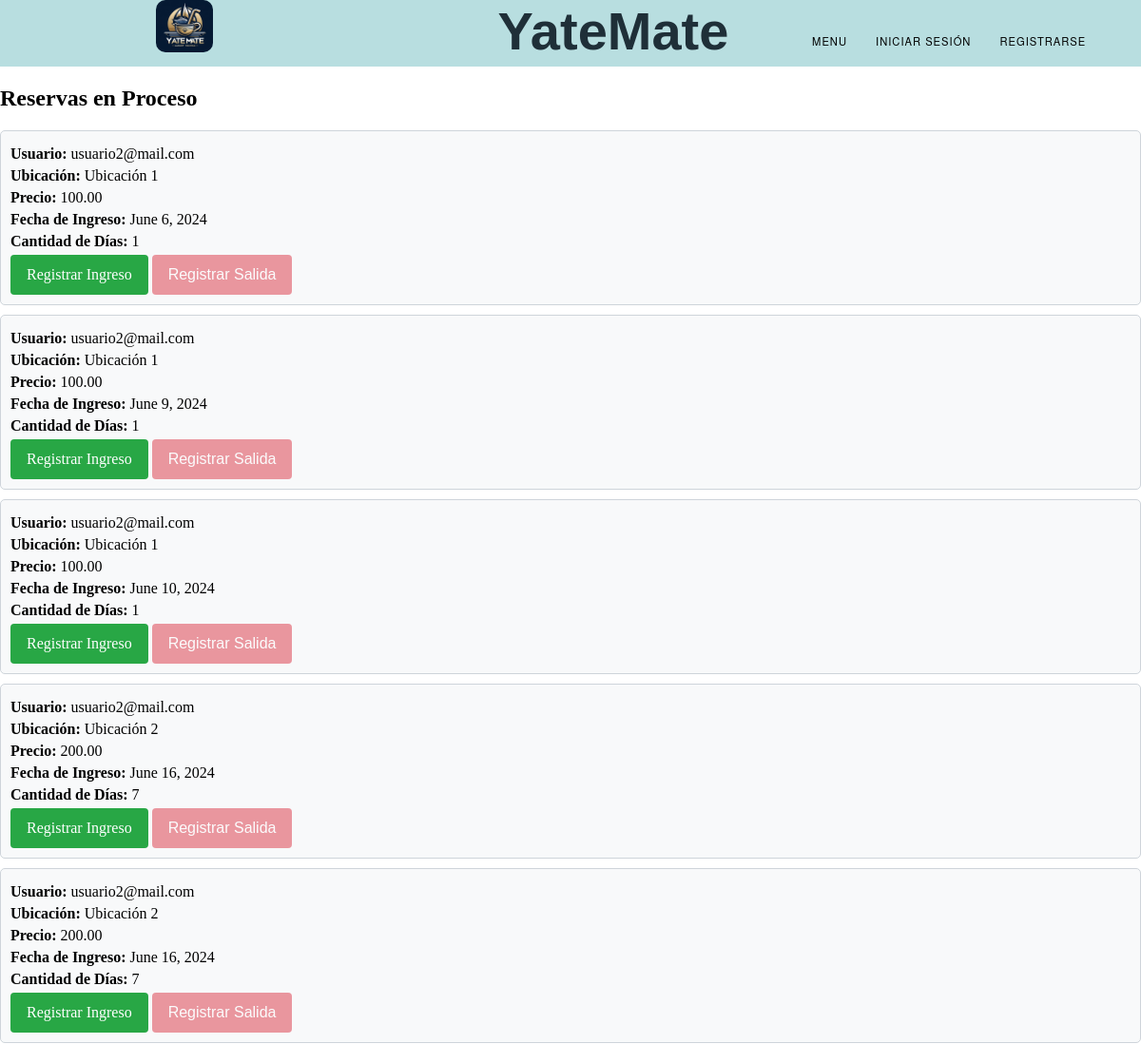
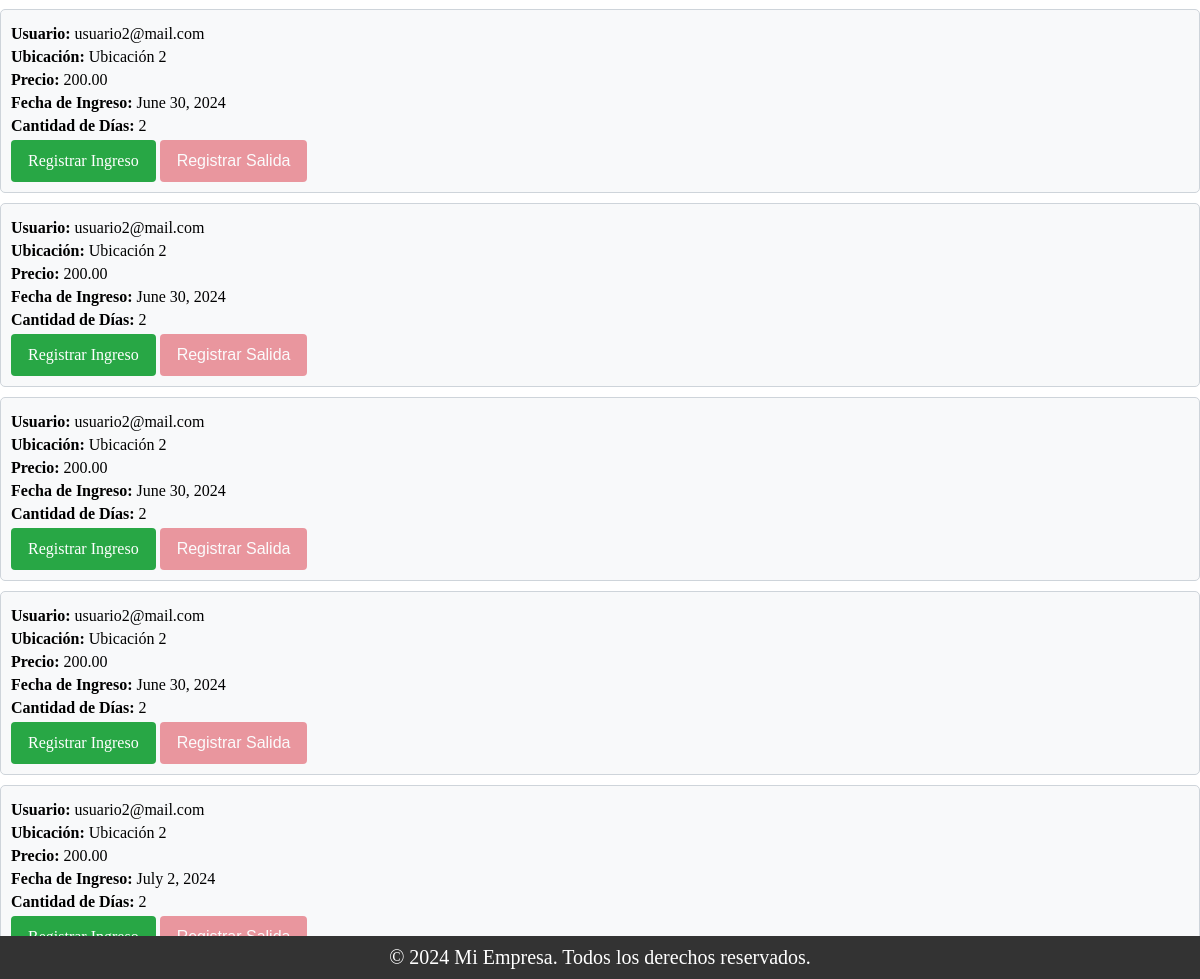
Page /reservas/ on the earlier database version (2 pictures, top to bottom).
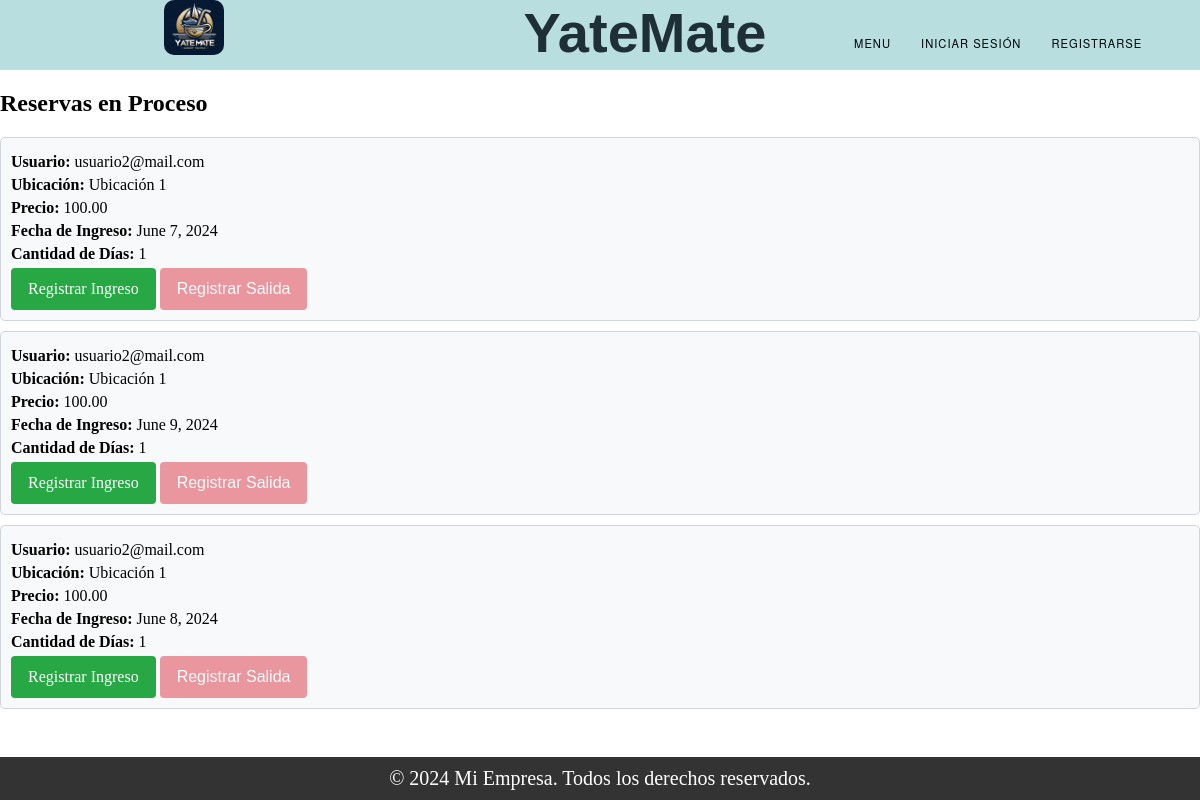
Same page on the later database version.
### Amarra/models.py (models this page shows, shortened)
class Reserva(models.Model):
    ESTADOS = (
        ('Vigente', 'Vigente'),
        ('En Proceso', 'En Proceso'),
        ('Finalizado', 'Finalizado'),
    )
    publicacion = models.ForeignKey(Publicacion_Amarra, on_delete=models.CASCADE)
    fecha_ingreso = models.DateField(null=True)
    cant_dias = models.TextField()
    usuario = models.ForeignKey(User, on_delete=models.CASCADE)
    estado = models.CharField(max_length=20, choices=ESTADOS, default='Vigente')

class Publicacion_Amarra(models.Model):
    ESTADOS = (
        ('Vigente', 'Vigente'),
        ('En Proceso', 'En Proceso'),
        ('Finalizado', 'Finalizado'),
    )
    dueño = models.ForeignKey(User, on_delete=models.CASCADE,null=True)
    precio = models.TextField()
    fecha_inicio = models.DateField()
    cant_dias = models.TextField()
    ubicacion = models.TextField()
    cant_dias_disponibles = models.TextField(null=True)
    estado = models.CharField(max_length=20, choices=ESTADOS, default='Vigente')

### Register/models.py (models this page shows, shortened)
class User(models.Model):
    TIPOS = (
        ('Administrador', 'Administrador'),
        ('Usuario', 'Usuario'),
        ('Cliente', 'Cliente'),
    )
    mail = models.CharField(max_length=150, unique=True)  # Nombre de usuario (email).
    tipo = models.CharField(max_length=20, choices=TIPOS)
    password = models.CharField(max_length=128)  # Contraseña.
    nombre = models.CharField(max_length=255)
    apellido = models.CharField(max_length=255)
    dni = models.CharField(max_length=20)
    fecha_expiracion_dni = models.DateField()
    nacionalidad = models.CharField(max_length=100)
    genero = models.CharField(max_length=10)
    domicilio = models.CharField(max_length=255)
    fecha_nacimiento = models.DateField()
    cuil_cuit = models.CharField(max_length=20)
    moroso = models.BooleanField(default=False)

### Amarra/views.py (the view)
# urls.py: path('reservas/', views.reservas, name='reservas'),
def reservas(request):
    reservas_finalizadas = Reserva.objects.all()
    return render(request, "reservas.html", {'reservas': reservas_finalizadas})

### Trueque/context_processors.py (called while the page is built)
def conversaciones_usuario(request):
    user_id = request.session.get('user_id')
    if user_id:
        conversaciones = Conversacion.objects.filter(Q(dueño_publicacion=user_id) | Q(solicitante=user_id))
        return {'conversaciones_usuario': conversaciones}
    else:
        return {'conversaciones_usuario': []}

### Amarra/templates/reservas.html (shortened to what this page needs)
{% extends "base.html" %}
{% block content %}
<h2>Reservas en Proceso</h2>
{% if reservas %}
    <div class="reserva-container">
        {% for reserva in reservas %}
            <div class="reserva-item">
                <p><strong>Usuario:</strong> {{ reserva.usuario.mail }}</p>
                <p><strong>Ubicación:</strong> {{ reserva.publicacion.ubicacion }}</p>
                <p><strong>Precio:</strong> {{ reserva.publicacion.precio }}</p>
                <p><strong>Fecha de Ingreso:</strong> {{ reserva.fecha_ingreso }}</p>
                <p><strong>Cantidad de Días:</strong> {{ reserva.cant_dias }}</p>
                <div>
                    {% if reserva.estado == 'Vigente' %}
                    <a href="{% url 'registrar_ingreso' reserva.id %}" class="btn btn-ingreso">Registrar Ingreso</a>
                    <button class="btn btn-salida btn-disabled" disabled>Registrar Salida</button>
                    {% elif reserva.estado == 'En Proceso' %}
                    <button class="btn btn-ingreso btn-disabled" disabled>Registrar Ingreso</button>
                    <a href="{% url 'registrar_salida' reserva.id %}" class="btn btn-salida">Registrar Salida</a>
                    {% elif reserva.estado == 'Finalizado' %}
                    <button class="btn btn-ingreso btn-disabled" disabled>Registrar Ingreso</button>
                    <button class="btn btn-salida btn-disabled" disabled>Registrar Salida</button>
                    {% endif %}
                </div>
            </div>
        {% endfor %}
    </div>
{% else %}
    <p>No tienes reservas en proceso.</p>
{% endif %}
{% endblock %}

Differences in the rows shown:
removed Reserva: usuario.mail "usuario2@mail.com", publicacion.ubicacion "Ubicación 2", publicacion.precio "200.00", fecha_ingreso "June 16, 2024", cant_dias "7", estado "Registrar Ingreso"
removed Reserva: usuario.mail "usuario2@mail.com", publicacion.ubicacion "Ubicación 2", publicacion.precio "200.00", fecha_ingreso "June 16, 2024", cant_dias "7", estado "Registrar Ingreso"
removed Reserva: usuario.mail "usuario2@mail.com", publicacion.ubicacion "Ubicación 2", publicacion.precio "200.00", fecha_ingreso "June 30, 2024", cant_dias "2", estado "Registrar Ingreso"
removed Reserva: usuario.mail "usuario2@mail.com", publicacion.ubicacion "Ubicación 2", publicacion.precio "200.00", fecha_ingreso "June 30, 2024", cant_dias "2", estado "Registrar Ingreso"
removed Reserva: usuario.mail "usuario2@mail.com", publicacion.ubicacion "Ubicación 2", publicacion.precio "200.00", fecha_ingreso "June 30, 2024", cant_dias "2", estado "Registrar Ingreso"
removed Reserva: usuario.mail "usuario2@mail.com", publicacion.ubicacion "Ubicación 2", publicacion.precio "200.00", fecha_ingreso "June 30, 2024", cant_dias "2", estado "Registrar Ingreso"
removed Reserva: usuario.mail "usuario2@mail.com", publicacion.ubicacion "Ubicación 2", publicacion.precio "200.00", fecha_ingreso "July 2, 2024", cant_dias "2"
changed Reserva: fecha_ingreso "June 6, 2024" → "June 7, 2024"
changed Reserva: fecha_ingreso "June 10, 2024" → "June 8, 2024"
